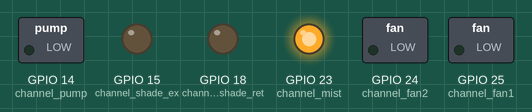
Recording of a program running on a simulated Raspberry Pi (BCM pin numbers). Parts: switched loads named in the program (green lamp = pin HIGH), output pins drawn as LEDs (lit = HIGH). The clock reads 2024-03-15 10:24:30 at power-on unless the program sets it; threads take turns every 2 ms.

Above: at 0.1 s.
Timing chart, 0 to 1.6 s (numbered marks = the images above):
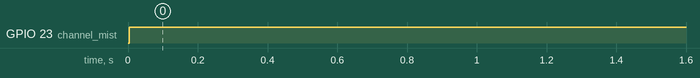

Measured:
- by itself, GPIO 23 (channel_mist): LOW → HIGH at 0.00 s

The program:

GH_control.py
```python
import RPi.GPIO as GPIO
from datetime import datetime, time
import threading
import time as t

# Define GPIO channels
channel_fan1 = 25 #connect the set 1 of fans from zone B and C to relay1 (147,179)
channel_fan2 = 24 #connect the set 2 of fans from zone B and C to relay2 (148,180)
channel_mist = 23 #connect the misting pump to relay 3 (221)
channel_shade_ret = 18 #connect the shade retraction motor from zones B and C to relay 4 (125,158)
channel_shade_ex = 15 #connect the shade extension motor from zones B and C to relay 5 (126,159)
channel_pump = 14 #connect the wet pad pump from zones B and C to relay 6 (129,152)

# GPIO setup
GPIO.setmode(GPIO.BCM)
GPIO.setwarnings(False)
GPIO.setup(channel_mist, GPIO.OUT)
GPIO.setup(channel_fan1, GPIO.OUT)
GPIO.setup(channel_fan2, GPIO.OUT)
GPIO.setup(channel_pump, GPIO.OUT)
GPIO.setup(channel_shade_ex, GPIO.OUT)
GPIO.setup(channel_shade_ret, GPIO.OUT)

# Define functions for each device

#mist
def mist_off(pin):
    GPIO.output(pin, GPIO.HIGH)
def mist_on(pin):
    GPIO.output(pin, GPIO.LOW)

#fan1
def fan1_off(pin):
    GPIO.output(pin, GPIO.HIGH)
def fan1_on(pin):
    GPIO.output(pin, GPIO.LOW)

#fan2
def fan2_off(pin):
    GPIO.output(pin, GPIO.HIGH)
def fan2_on(pin):
    GPIO.output(pin, GPIO.LOW)

#wet pad pump
def pump_off(pin):
    GPIO.output(pin, GPIO.HIGH)
def pump_on(pin):
    GPIO.output(pin, GPIO.LOW)

#shade will not be controlled by the Pi, but in case we want to we can change these lines.

#shade extension
#def shade_ex_off(pin):
#    GPIO.output(pin, GPIO.HIGH)
#def shade_ex_on(pin):
#    GPIO.output(pin, GPIO.LOW)

#shade retraction
#def shade_ret_off(pin):
#    GPIO.output(pin, GPIO.HIGH)
#def shade_ret_on(pin):
#    GPIO.output(pin, GPIO.LOW)


#########################################################################################################################
#Schedule:
    #9:00 fan2 and wet pad pump on.
    #10:00 misting starts (first mist 8 seconds to repressurize the lines) and every 20 mins one mist for 5 seconds
    #fan1 goes off 9 second before mist and go on 20 second after the mist ends.
    #fan2 goes off 7 second before mist and go on 22 second after the mist ends.
    #16:00 last misting.
    #20:00 fan2 and wet pad pump go off.
    #fan1 is on all day long (except misting intervals).
#########################################################################################################################


# Define functions to control devices in threads

#fans are delayed by 2 seconds to prevent electricl surge
def fan1_thread():
    while True:
        current_time = datetime.now().time()
        fan1_time_ranges = [
            (time(0, 0, 0), time(9, 59, 51)),
            (time(10, 0, 28), time(10, 19, 51)),
            (time(10, 20, 25), time(10, 39, 51)),
            (time(10, 40, 25), time(10, 59, 51)),
            (time(11, 0, 25), time(11, 19, 51)),
            (time(11, 20, 25), time(11, 39, 51)),
            (time(11, 40, 25), time(11, 59, 51)),
            (time(12, 0, 25), time(12, 19, 51)),
            (time(12, 20, 25), time(12, 39, 51)),
            (time(12, 40, 25), time(12, 59, 51)),
            (time(13, 0, 25), time(13, 19, 51)),
            (time(13, 20, 25), time(13, 39, 51)),
            (time(13, 40, 25), time(13, 59, 51)),
            (time(14, 0, 25), time(14, 19, 51)),
            (time(14, 20, 25), time(14, 39, 51)),
            (time(14, 40, 25), time(14, 59, 51)),
            (time(15, 0, 25), time(15, 19, 51)),
            (time(15, 20, 25), time(15, 39, 51)),
            (time(15, 40, 25), time(15, 59, 51)),
            (time(16, 0, 25), time(23, 59, 59))
        ]
        fan1_time = any(fan1_start_time <= current_time <= fan1_end_time for fan1_start_time, fan1_end_time in fan1_time_ranges)

        if fan1_time:
            fan1_on(channel_fan1)
            t.sleep(0.5)
        else:
            fan1_off(channel_fan1)
            t.sleep(0.5)


def fan2_thread():
    while True:
        current_time = datetime.now().time()
        fan2_time_ranges = [
            (time(9, 0, 30), time(9, 59, 53)),
            (time(10, 0, 30), time(10, 19, 53)),
            (time(10, 20, 27), time(10, 39, 53)),
            (time(10, 40, 27), time(10, 59, 53)),
            (time(11, 0, 27), time(11, 19, 53)),
            (time(11, 20, 27), time(11, 39, 53)),
            (time(11, 40, 27), time(11, 59, 53)),
            (time(12, 0, 27), time(12, 19, 53)),
            (time(12, 20, 27), time(12, 39, 53)),
            (time(12, 40, 27), time(12, 59, 53)),
            (time(13, 0, 27), time(13, 19, 53)),
            (time(13, 20, 27), time(13, 39, 53)),
            (time(13, 40, 27), time(13, 59, 53)),
            (time(14, 0, 27), time(14, 19, 53)),
            (time(14, 20, 27), time(14, 39, 53)),
            (time(14, 40, 27), time(14, 59, 53)),
            (time(15, 0, 27), time(15, 19, 53)),
            (time(15, 20, 27), time(15, 39, 53)),
            (time(15, 40, 27), time(15, 59, 53)),
            (time(16, 0, 27), time(20, 0, 0))
        ]
        fan2_time = any(fan2_start_time <= current_time <= fan2_end_time for fan2_start_time, fan2_end_time in fan2_time_ranges)

        if fan2_time:
            fan2_on(channel_fan2)
            t.sleep(0.5)
        else:
            fan2_off(channel_fan2)
            t.sleep(0.5)

def mist_thread():
     while True:
        current_time = datetime.now().time()
        misting_time_ranges = [
            (time(10, 0, 0), time(10, 0, 8)),
            (time(10, 20, 0), time(10, 20, 5)),
            (time(10, 40, 0), time(10, 40, 5)),
            (time(11, 0, 0), time(11, 0, 5)),
            (time(11, 20, 0), time(11, 20, 5)),
            (time(11, 40, 0), time(11, 40, 5)),
            (time(12, 0, 0), time(12, 0, 5)),
            (time(12, 20, 0), time(12, 20, 5)),
            (time(12, 40, 0), time(12, 40, 5)),
            (time(13, 0, 0), time(13, 0, 5)),
            (time(13, 20, 0), time(13, 20, 5)),
            (time(13, 40, 0), time(13, 40, 5)),
            (time(14, 0, 0), time(14, 0, 5)),
            (time(14, 20, 0), time(14, 20, 5)),
            (time(14, 40, 0), time(14, 40, 5)),
            (time(15, 0, 0), time(15, 0, 5)),
            (time(15, 20, 0), time(15, 20, 5)),
            (time(15, 40, 0), time(15, 40, 5)),
            (time(16, 0, 0), time(16, 0, 5))
        ]
        misting_time = any(mist_start_time <= current_time <= mist_end_time for mist_start_time, mist_end_time in misting_time_ranges)

        if misting_time:
            print("mist is on")
            mist_on(channel_mist)
            t.sleep(0.5)
        else:
            mist_off(channel_mist)
            t.sleep(0.5)

def pump_thread():
    while True:
        current_time = datetime.now().time()

        if time(9, 0, 0) <= current_time <= time(20, 0, 0):
            pump_on(channel_pump)
            t.sleep(5)
        else:
            pump_off(channel_pump)
            t.sleep(5)


#def shade_ex_thread():
#    while True:
#        current_time = datetime.now().time()
#
#       if time(10, 30) <= current_time <= time(10, 33):
#            shade_ex_on(channel_shade_ex)
#        else:
#            shade_ex_off(channel_shade_ex)

#def shade_ret_thread():
#    while True:
#        current_time = datetime.now().time()
#
#       if time(1, 30) <= current_time <= time(1, 33):
#            shade_ret_on(channel_shade_ret)
#        else:
#            shade_ret_off(channel_shade_ret)


try:
    # Start threads for each device
    threading.Thread(target=mist_thread).start()
    threading.Thread(target=fan1_thread).start()
    threading.Thread(target=fan2_thread).start()
    threading.Thread(target=pump_thread).start()
    # threading.Thread(target=shade_ex_thread).start()
    # threading.Thread(target=shade_ret_thread).start()

    # Keep the main thread running
    while True:
        pass

except KeyboardInterrupt:
    GPIO.cleanup()
```
